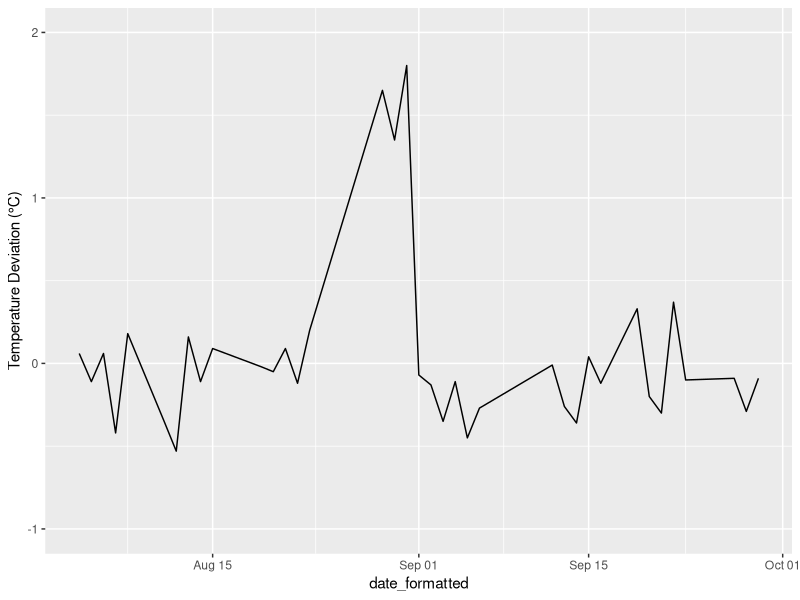
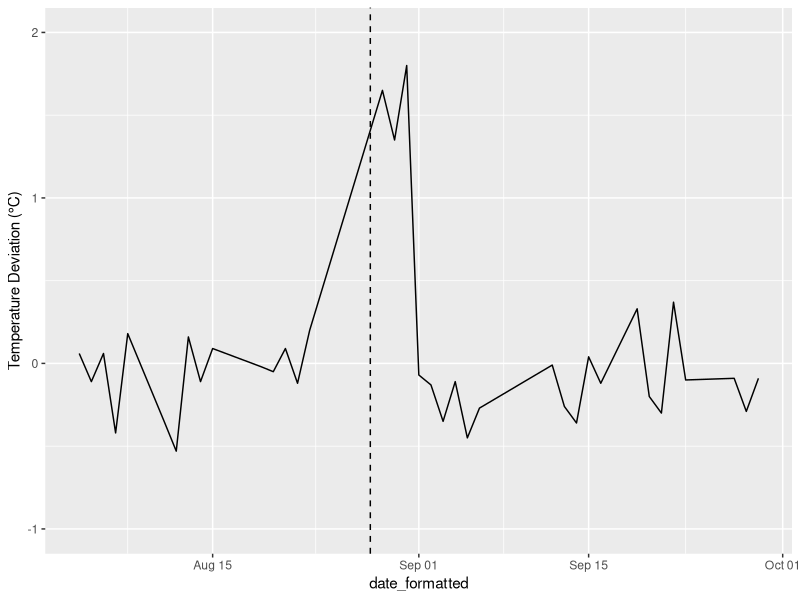

These charts were generated, in order, by the following R code:
## ---- chunk 1
knitr::opts_chunk$set(echo = TRUE)
## ---- chunk 2
library(ggplot2)
library(dplyr)
library(readr)
## ---- chunk 3
df <- read_csv('oura_case_study_data.csv')
## ---- chunk 4
str(df)
## ---- chunk 5
dim(df)
## ---- chunk 6
summary(df)
## ---- chunk 7
df <- df %>%
  mutate(date_formatted = as.Date(date, format =  "%m/%d/%y"))
## ---- chunk 8
df %>%
  ggplot(aes(x = date_formatted, 
             y = `Temperature Deviation (°C)`)) +
  geom_line() +
  scale_y_continuous(limits = c(-1, 2))
## ---- chunk 9
df %>%
  ggplot(aes(x = date_formatted, 
             y = `Temperature Deviation (°C)`)) +
  geom_line() +
  geom_vline(xintercept = as.Date("8/28/22", format = "%m/%d/%y"),
             linetype = "dashed") +
  scale_y_continuous(limits = c(-1, 2))
